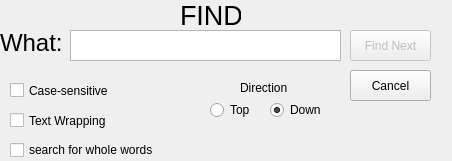
<?xml version="1.0" encoding="UTF-8"?>
<ui version="4.0">
 <class>FindWindow</class>
 <widget class="QDialog" name="FindWindow">
  <property name="geometry">
   <rect>
    <x>0</x>
    <y>0</y>
    <width>452</width>
    <height>161</height>
   </rect>
  </property>
  <property name="minimumSize">
   <size>
    <width>452</width>
    <height>161</height>
   </size>
  </property>
  <property name="maximumSize">
   <size>
    <width>452</width>
    <height>161</height>
   </size>
  </property>
  <property name="windowTitle">
   <string> Find</string>
  </property>
  <property name="windowIcon">
   <iconset resource="Resources.qrc">
    <normaloff>:/rec/image/icon_program.png</normaloff>:/rec/image/icon_program.png</iconset>
  </property>
  <widget class="QLabel" name="label_1">
   <property name="geometry">
    <rect>
     <x>0</x>
     <y>30</y>
     <width>61</width>
     <height>25</height>
    </rect>
   </property>
   <property name="maximumSize">
    <size>
     <width>16777215</width>
     <height>25</height>
    </size>
   </property>
   <property name="font">
    <font>
     <pointsize>18</pointsize>
    </font>
   </property>
   <property name="text">
    <string>What:</string>
   </property>
  </widget>
  <widget class="QTextEdit" name="textEdit">
   <property name="geometry">
    <rect>
     <x>70</x>
     <y>30</y>
     <width>271</width>
     <height>31</height>
    </rect>
   </property>
   <property name="font">
    <font>
     <pointsize>16</pointsize>
    </font>
   </property>
   <property name="acceptDrops">
    <bool>false</bool>
   </property>
   <property name="inputMethodHints">
    <set>Qt::ImhNone</set>
   </property>
   <property name="frameShadow">
    <enum>QFrame::Plain</enum>
   </property>
   <property name="lineWidth">
    <number>0</number>
   </property>
   <property name="verticalScrollBarPolicy">
    <enum>Qt::ScrollBarAlwaysOff</enum>
   </property>
   <property name="horizontalScrollBarPolicy">
    <enum>Qt::ScrollBarAlwaysOff</enum>
   </property>
   <property name="sizeAdjustPolicy">
    <enum>QAbstractScrollArea::AdjustToContentsOnFirstShow</enum>
   </property>
   <property name="lineWrapMode">
    <enum>QTextEdit::NoWrap</enum>
   </property>
  </widget>
  <widget class="QLabel" name="label">
   <property name="geometry">
    <rect>
     <x>180</x>
     <y>0</y>
     <width>61</width>
     <height>31</height>
    </rect>
   </property>
   <property name="font">
    <font>
     <pointsize>20</pointsize>
    </font>
   </property>
   <property name="text">
    <string>FIND</string>
   </property>
  </widget>
  <widget class="QPushButton" name="find_next_btn">
   <property name="enabled">
    <bool>false</bool>
   </property>
   <property name="geometry">
    <rect>
     <x>350</x>
     <y>30</y>
     <width>81</width>
     <height>31</height>
    </rect>
   </property>
   <property name="focusPolicy">
    <enum>Qt::ClickFocus</enum>
   </property>
   <property name="text">
    <string>Find Next</string>
   </property>
  </widget>
  <widget class="QPushButton" name="pushButton_2">
   <property name="geometry">
    <rect>
     <x>350</x>
     <y>70</y>
     <width>81</width>
     <height>31</height>
    </rect>
   </property>
   <property name="text">
    <string>Cancel</string>
   </property>
  </widget>
  <widget class="QLabel" name="label_2">
   <property name="geometry">
    <rect>
     <x>240</x>
     <y>80</y>
     <width>49</width>
     <height>16</height>
    </rect>
   </property>
   <property name="text">
    <string>Direction</string>
   </property>
  </widget>
  <widget class="QCheckBox" name="checkBox">
   <property name="geometry">
    <rect>
     <x>10</x>
     <y>80</y>
     <width>101</width>
     <height>21</height>
    </rect>
   </property>
   <property name="text">
    <string>Case-sensitive</string>
   </property>
  </widget>
  <widget class="QCheckBox" name="checkBox_2">
   <property name="geometry">
    <rect>
     <x>10</x>
     <y>110</y>
     <width>101</width>
     <height>21</height>
    </rect>
   </property>
   <property name="text">
    <string>Text Wrapping</string>
   </property>
  </widget>
  <widget class="QRadioButton" name="radioButton">
   <property name="geometry">
    <rect>
     <x>210</x>
     <y>100</y>
     <width>41</width>
     <height>20</height>
    </rect>
   </property>
   <property name="text">
    <string>Top</string>
   </property>
  </widget>
  <widget class="QRadioButton" name="radioButton_2">
   <property name="geometry">
    <rect>
     <x>270</x>
     <y>100</y>
     <width>61</width>
     <height>20</height>
    </rect>
   </property>
   <property name="text">
    <string>Down</string>
   </property>
   <property name="checked">
    <bool>true</bool>
   </property>
  </widget>
  <widget class="QCheckBox" name="checkBox_3">
   <property name="geometry">
    <rect>
     <x>10</x>
     <y>140</y>
     <width>151</width>
     <height>20</height>
    </rect>
   </property>
   <property name="text">
    <string>search for whole words</string>
   </property>
  </widget>
 </widget>
 <resources>
  <include location="Resources.qrc"/>
 </resources>
 <connections/>
</ui>
